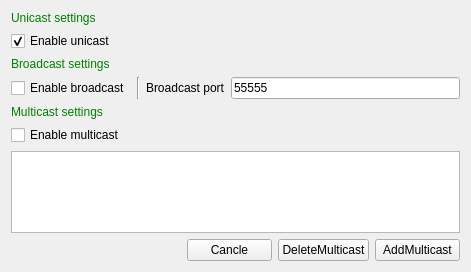
<?xml version="1.0" encoding="UTF-8"?>
<ui version="4.0">
 <class>SAKUdpClientAdvanceSettingWidget</class>
 <widget class="QWidget" name="SAKUdpClientAdvanceSettingWidget">
  <property name="geometry">
   <rect>
    <x>0</x>
    <y>0</y>
    <width>471</width>
    <height>272</height>
   </rect>
  </property>
  <property name="windowTitle">
   <string>UDP Advance Settings</string>
  </property>
  <layout class="QGridLayout" name="gridLayout_2">
   <item row="4" column="0" colspan="4">
    <widget class="QLabel" name="label_9">
     <property name="styleSheet">
      <string notr="true">QLabel{
    color:green
}</string>
     </property>
     <property name="text">
      <string>Multicast settings</string>
     </property>
    </widget>
   </item>
   <item row="0" column="0" colspan="4">
    <widget class="QLabel" name="label_2">
     <property name="styleSheet">
      <string notr="true">QLabel{
    color:green
}</string>
     </property>
     <property name="text">
      <string>Unicast settings</string>
     </property>
    </widget>
   </item>
   <item row="7" column="0" colspan="4">
    <widget class="QFrame" name="frame">
     <property name="styleSheet">
      <string notr="true">QFrame{
border:none
}</string>
     </property>
     <property name="frameShape">
      <enum>QFrame::StyledPanel</enum>
     </property>
     <property name="frameShadow">
      <enum>QFrame::Raised</enum>
     </property>
     <layout class="QGridLayout" name="gridLayout">
      <property name="leftMargin">
       <number>0</number>
      </property>
      <property name="topMargin">
       <number>0</number>
      </property>
      <property name="rightMargin">
       <number>0</number>
      </property>
      <property name="bottomMargin">
       <number>0</number>
      </property>
      <item row="0" column="3">
       <widget class="QPushButton" name="deletePushButton">
        <property name="text">
         <string>DeleteMulticast</string>
        </property>
       </widget>
      </item>
      <item row="0" column="4">
       <widget class="QPushButton" name="addPushButton">
        <property name="text">
         <string>AddMulticast</string>
        </property>
       </widget>
      </item>
      <item row="0" column="2">
       <widget class="QPushButton" name="cancelPushButton">
        <property name="text">
         <string>Cancle</string>
        </property>
       </widget>
      </item>
      <item row="0" column="0" colspan="2">
       <spacer name="horizontalSpacer">
        <property name="orientation">
         <enum>Qt::Horizontal</enum>
        </property>
        <property name="sizeHint" stdset="0">
         <size>
          <width>40</width>
          <height>20</height>
         </size>
        </property>
       </spacer>
      </item>
     </layout>
    </widget>
   </item>
   <item row="5" column="0">
    <widget class="QCheckBox" name="multicastCheckBox">
     <property name="text">
      <string>Enable multicast</string>
     </property>
    </widget>
   </item>
   <item row="2" column="0" colspan="4">
    <widget class="QLabel" name="label">
     <property name="styleSheet">
      <string notr="true">QLabel{
    color:green
}</string>
     </property>
     <property name="text">
      <string>Broadcast settings</string>
     </property>
    </widget>
   </item>
   <item row="3" column="2">
    <widget class="QLabel" name="label_8">
     <property name="text">
      <string>Broadcast port</string>
     </property>
    </widget>
   </item>
   <item row="6" column="0" colspan="4">
    <widget class="QListWidget" name="listWidget"/>
   </item>
   <item row="3" column="0">
    <widget class="QCheckBox" name="broadcastCheckBox">
     <property name="text">
      <string>Enable broadcast</string>
     </property>
    </widget>
   </item>
   <item row="3" column="3">
    <widget class="QLineEdit" name="broadcastPortLineEdit">
     <property name="text">
      <string notr="true">55555</string>
     </property>
    </widget>
   </item>
   <item row="1" column="0" colspan="4">
    <widget class="QCheckBox" name="unicastCheckBox">
     <property name="text">
      <string>Enable unicast</string>
     </property>
     <property name="checked">
      <bool>true</bool>
     </property>
    </widget>
   </item>
   <item row="3" column="1">
    <widget class="Line" name="line">
     <property name="orientation">
      <enum>Qt::Vertical</enum>
     </property>
    </widget>
   </item>
  </layout>
 </widget>
 <resources/>
 <connections>
  <connection>
   <sender>cancelPushButton</sender>
   <signal>clicked()</signal>
   <receiver>SAKUdpClientAdvanceSettingWidget</receiver>
   <slot>close()</slot>
   <hints>
    <hint type="sourcelabel">
     <x>162</x>
     <y>159</y>
    </hint>
    <hint type="destinationlabel">
     <x>344</x>
     <y>5</y>
    </hint>
   </hints>
  </connection>
 </connections>
</ui>
